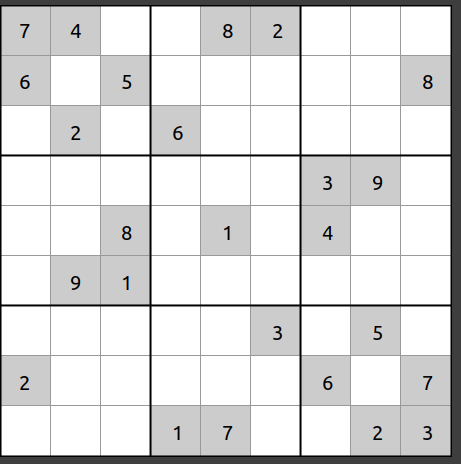
#> input picture images/sudoku.png, 461 x 464 px
$ python -i grid_extractor.py   (imports and definitions only)
#> lines starting #> are read from the running program, lines starting #| are printed output that depends on the picture; after the words box and inside, x2 and y2 are one past the last pixel; in counts of white or black regions, pixels touching at a corner belong together
# src/grid_extractor.py
import cv2
import numpy as np
import pyautogui
import platform
from tkinter import messagebox
import os

def capture_and_crop():
    """
    Capture a screenshot and allow the user to crop the Sudoku grid.

    Returns:
        str: Path to the saved cropped image or None if capture failed
    """
    system_name = platform.system()
    try:
        screenshot = pyautogui.screenshot()
        screenshot_np = np.array(screenshot)
        screenshot_cv = cv2.cvtColor(screenshot_np, cv2.COLOR_RGB2BGR)
        roi = cv2.selectROI("Crop Image", screenshot_cv, showCrosshair=True)
        cv2.destroyWindow("Crop Image")
        if roi != (0, 0, 0, 0):
            x, y, w, h = roi
            cropped_image = screenshot_cv[y:y+h, x:x+w]

            # Create images directory if it doesn't exist
            os.makedirs("images", exist_ok=True)
            image_path = os.path.join("images", "sudoku.png")

            cv2.imwrite(image_path, cropped_image)
            return image_path
        else:
            messagebox.showerror("Error", "No region selected for cropping.")
            return None
    except Exception as e:
        messagebox.showerror("Error", str(e))
        return None

def preprocess_image(image_path):
    """
    Preprocess the image for contour detection.

    Args:
        image_path (str): Path to the image

    Returns:
        numpy.ndarray: Preprocessed binary image
    """
#> called with image_path = '../images/sudoku.png'
    image = cv2.imread(image_path, cv2.IMREAD_GRAYSCALE)
#> image: shape (464, 461); min 0, max 255, mean 220.9
    blurred = cv2.GaussianBlur(image, (5, 5), 0)
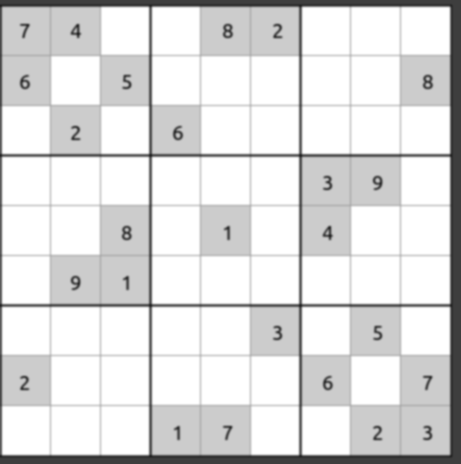
#> blurred: shape (464, 461); min 34, max 255, mean 221
    return cv2.adaptiveThreshold(blurred, 255, cv2.ADAPTIVE_THRESH_GAUSSIAN_C, cv2.THRESH_BINARY_INV, 11, 2)
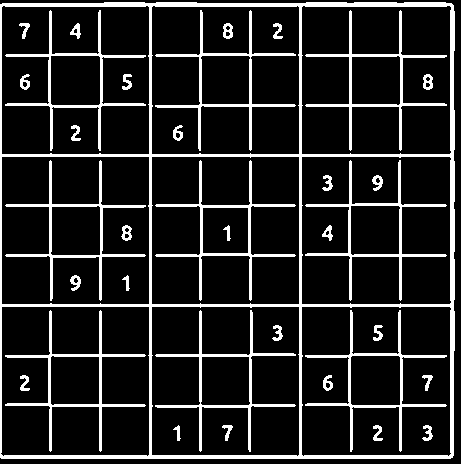
#> returned value: shape (464, 461); 13.5% white; 35 white regions

def extract_sudoku(image_path):
    """
    Extract and normalize the Sudoku grid from the image.

    Args:
        image_path (str): Path to the image containing the Sudoku grid

    Returns:
        numpy.ndarray: Extracted and normalized Sudoku grid image or None if extraction failed
    """
    thresh = preprocess_image(image_path)
    contours, _ = cv2.findContours(thresh, cv2.RETR_EXTERNAL, cv2.CHAIN_APPROX_SIMPLE)
#> contours = 1 contour; box (x1, y1, x2, y2) and area: (0, 2, 455, 459) 206560
    contours = sorted(contours, key=cv2.contourArea, reverse=True)

    for contour in contours:
        approx = cv2.approxPolyDP(contour, 0.02 * cv2.arcLength(contour, True), True)
#> approx = [[0, 4], [0, 457], [452, 457], [453, 5]]
        if len(approx) == 4:
            pts1 = np.float32([approx[i][0] for i in range(4)])
#> pts1 = [[0, 4], [0, 457], [452, 457], [453, 5]]
            pts2 = np.float32([[0, 0], [450, 0], [450, 450], [0, 450]])
            matrix = cv2.getPerspectiveTransform(pts1, pts2)
#> matrix = [[-0.00219, 0.991, -3.96], [0.991, 0, 0], [-4.86e-06, -4.88e-06, 1]]
            return cv2.warpPerspective(cv2.imread(image_path), matrix, (450, 450))
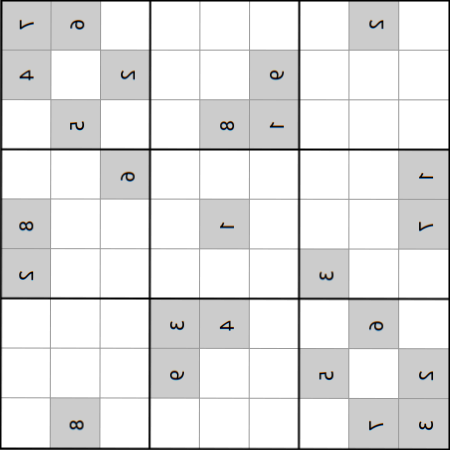
#> returned value: shape (450, 450, 3); mean of channels 0, 1, 2 228, 228, 228; drawn as B, G, R

    messagebox.showerror("Error", "No Sudoku grid found.")
    return None

>>> result = extract_sudoku('../images/sudoku.png')
